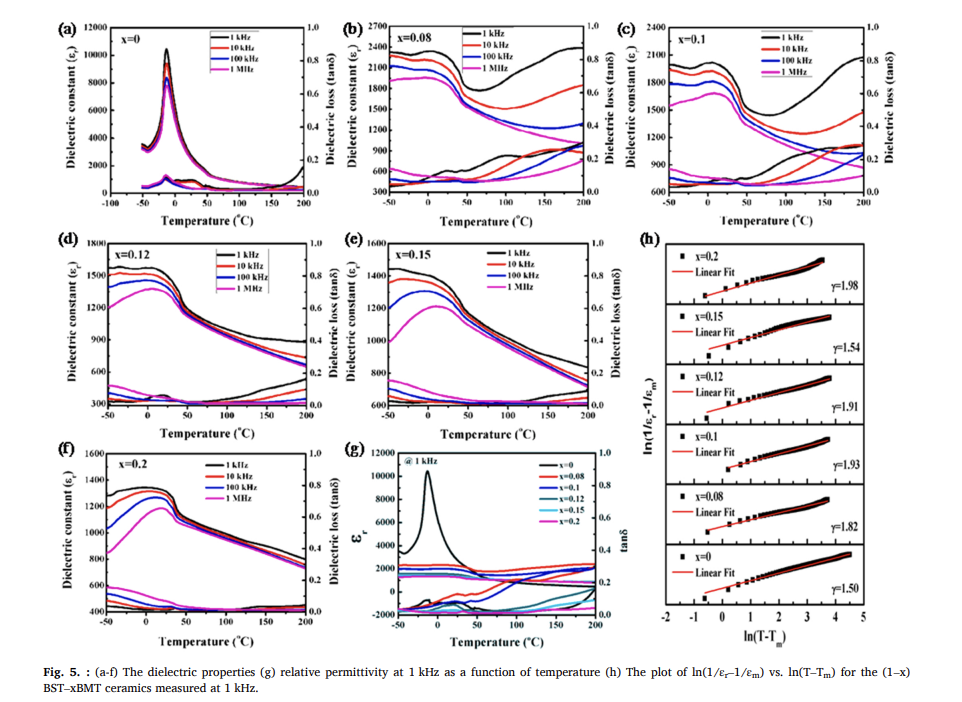
#> input picture 새 폴더/10.1016_j.jeurceramsoc.2023.01.027_fig5.png, 962 x 702 px, found by its file name
$ python colors.py
#> lines starting #> are read from the running program, lines starting #| are printed output that depends on the picture
from PIL import Image
import numpy as np
import colorsys

p = r"C:\Users\user\OneDrive\문서\유전율_그래프_측정\새 폴더\10.1016_j.jeurceramsoc.2023.01.027_fig5.png"
a = np.array(Image.open(p).convert("RGB")).astype(int)
regions = {
    "a": (112, 302, 28, 193),
    "a_legend": (200, 300, 28, 90),
}
for name, (x0, x1, y0, y1) in regions.items():
    sub = a[y0:y1, x0:x1]
    mx = sub.max(axis=2)
    mn = sub.min(axis=2)
    sat = mx - mn
    mask = (sat > 45) & (mx > 90)
    px = sub[mask]
    print(name, "colored px", len(px))
    bins = {}
    for r, g, b in px[::5]:
        h, s, v = colorsys.rgb_to_hsv(r / 255, g / 255, b / 255)
        key = int(h * 12) % 12
        bins.setdefault(key, []).append((r, g, b, h * 360, v))
    for key in sorted(bins, key=lambda k: -len(bins[k]))[:10]:
        arr = np.array(bins[key])
        print(f"  huebin {key:2d} n={len(arr):5d} meanRGB={arr[:, :3].mean(axis=0).round(0)} hue={arr[:, 3].mean():.0f} V={arr[:, 4].mean():.2f}")
#> this loop made 2 passes
#| a colored px 1961
#| a_legend colored px 149
#> pass 1, `sub = a[y0:y1, x0:x1]`:
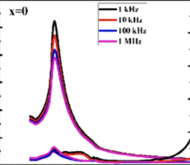
#> sub: shape (165, 190, 3) int64; mean R, G, B 240.9, 233.6, 239.3
#> pass 1, `mx = sub.max(axis=2)`:
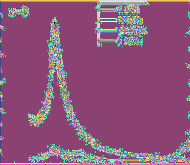
#> mx: shape (165, 190) int64; 254 distinct labels, from 0 to 255; one colour per label, 0 black
#> pass 1, `mn = sub.min(axis=2)`:
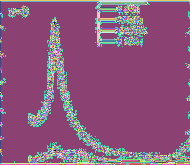
#> mn: shape (165, 190) int64; 256 distinct labels, from 0 to 255; one colour per label, 0 black
#> pass 1, `sat = mx - mn`:
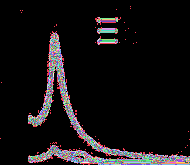
#> sat: shape (165, 190) int64; 189 distinct labels, from 0 to 188; one colour per label, 0 black
